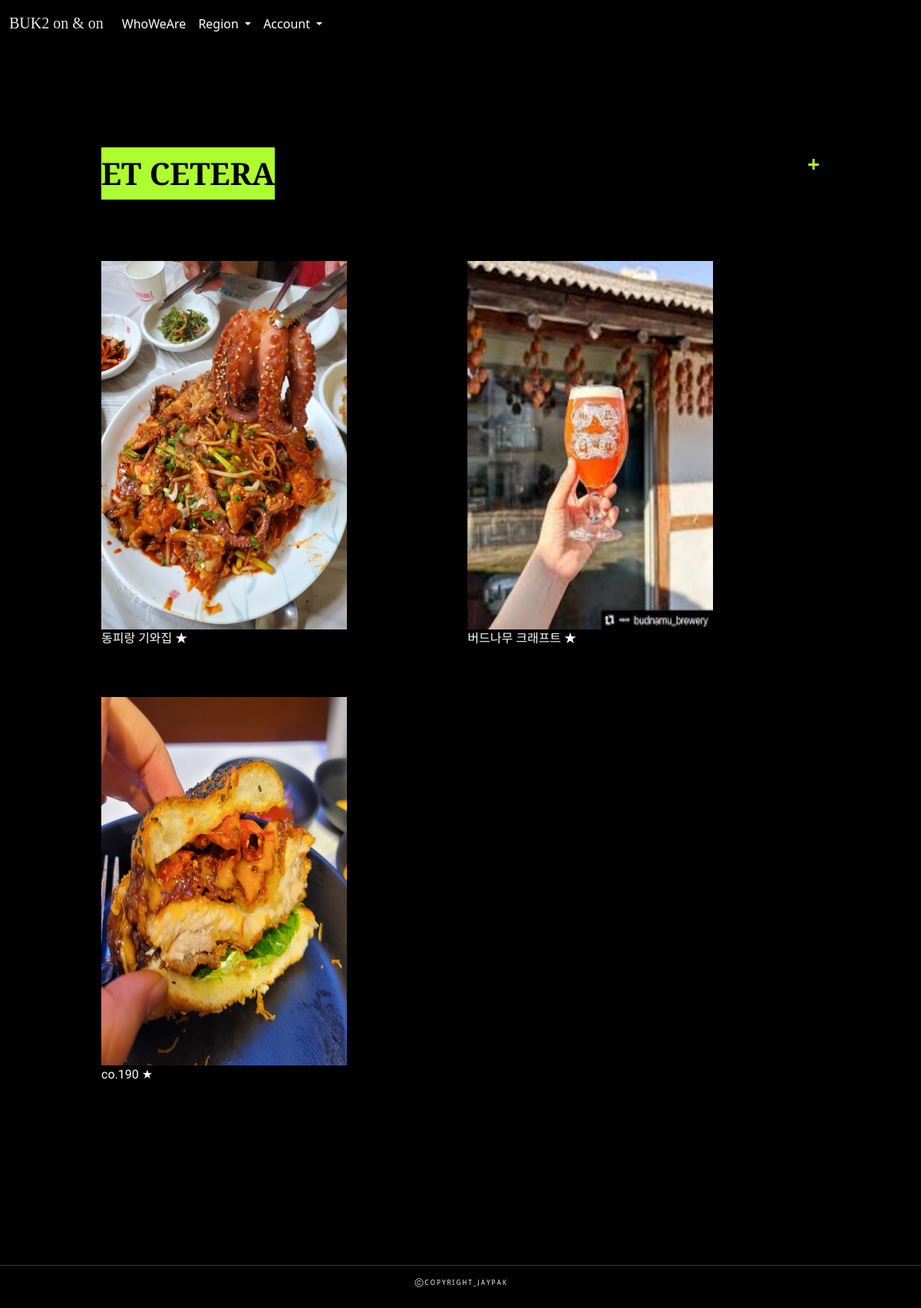
/buk2on_on/etc/, run on the app's committed database.
### recommends/models.py (models this page shows, shortened)
class Restaurant(models.Model):
    province = (('1','Seoul'),('2','Busan'),('3','etc.'))
    region = models.CharField(max_length=20, choices=province)
    name = models.CharField(max_length = 20)
    adress = models.CharField(max_length=50)
    stars = models.IntegerField()
    bestMenu = models.CharField(max_length=100)
    reason = models.CharField(max_length=200)
    user = models.ForeignKey(settings.AUTH_USER_MODEL, on_delete=models.CASCADE)
    mainImage = models.ImageField()
    created_at = models.DateTimeField(auto_now_add=True)

### recommends/views.py (the view)
# urls.py: path('etc/', views.etc_main , name = 'etc_main'),
def etc_main(request):
    recommends = Restaurant.objects.filter(region = 3)
    context ={
        'recommends' : recommends,
    }
    return render(request, "recommends/etc_main.html", context)

### recommends/templates/recommends/etc_main.html (shortened to what this page needs)
{% extends 'base.html' %}
{% load static %}
{% block content %}
<div class="container">
    <div style="display:flex; flex-direction:row; justify-content:space-between; " >
        <h1 class='section_title'>
            ET CETERA
        </h1>
        <a id="create"   href="{% url 'buk2on_on:create' %}" >+</a>
    </div>
    <div style ="display:flex; flex-direction:column-reverse; flex-wrap:no-wrap;">
        <div class="a_hover" style ="display:flex; gap: 20px 2%; flex:1 1 auto; flex-direction:row; flex-wrap:wrap; justify-content:flex-start; align-itmes:stretch; ">
            {% for recommend  in recommends %}
            <div style="flex-grow:1; margin-bottom:28px;">
                <div style= "width: 320px; height520px;">
                    <a href="{% url 'buk2on_on:detail' recommend.pk %}"  style="width: 320px; height : 480px; overflow:hidden; margin:0 auto; background-position: center; background-size:cover;">
                        <img id="detail_feed"  src="{{recommend.mainImage.url}}"  alt="{% static 'main_color.jpg' %}" style= "left:-50%; height:480px; width: 320px;" >
                    </a>
                    <div id="detail_feed_text">
                        <p id="detail_feed_text">{{recommend.name}}
                        {% if recommend.stars == 3 %}
                            <span>★★★</span>
                        {% elif recommend.stars == 2 %}
                            <span>★★</span>
                        {% elif recommend.stars == 1 %}
                            <span>★</span>
                        {% elif recommend.stars == 0 %}
                            <span>none</span>
                        {% endif %}
                        </p>
                    </div>
                </div>
            </div>
            {% endfor %}
        </div>
    </div>
</div>
{% endblock content %}

### static/css/style.css (style rules this page uses)
.container { width:80%; }
.section_title { color: black; margin-bottom: 5rem; font-family: 'Playfair Display', serif; background-color: greenyellow; font-weight : bold; padding-top : 10px; padding-bottom : 10px; }
#detail_feed_text { font-family: Gowun Batang, serif; }
#create { text-decoration: none; color: greenyellow; float: right; font-size: 28px; font-weight: bold; }

### data on the page
Restaurant: mainImage (picture), name "동피랑 기와집"
Restaurant: mainImage (picture), name "버드나무 크래프트"
Restaurant: mainImage (picture), name "co.190"
